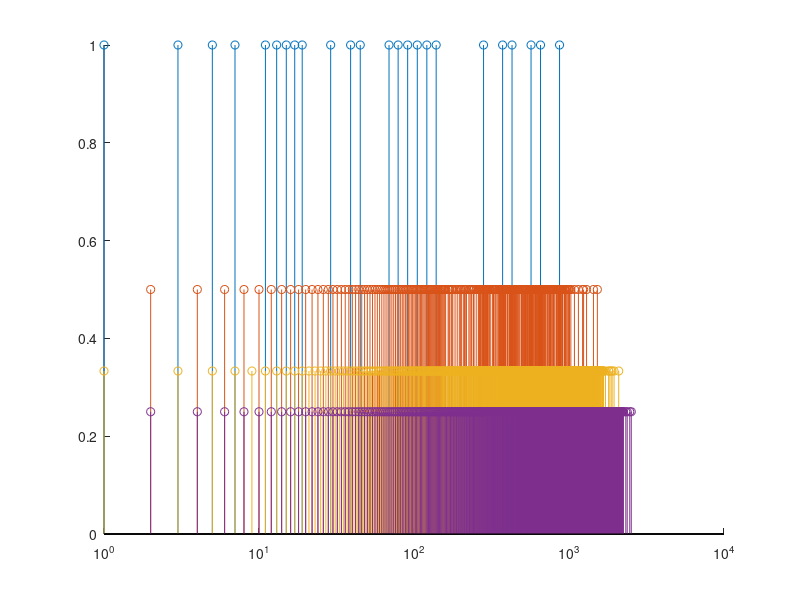

MATLAB code for this plot:
w = unique(round(logspace(log10(1),log10(1000),50)));
w = w(mod(w,2)~=0);

makeNLinCombo = @(w, ord) unique(sum(combnk(unique([w(:); -w(:)].'), ord),2));
plotStems = @(w,ord,varargin) stem(w(w>0), 1/ord*ones(size(w(w>0))), 'DisplayName',num2str(ord), varargin{:});

w1 = makeNLinCombo(w, 1);
w2 = makeNLinCombo(w, 2);
w3 = makeNLinCombo(w, 3);
w4 = makeNLinCombo(w, 4);

%%
figure; hold all;
plotStems(w1, 1);
plotStems(w2, 2);
plotStems(w3, 3);
plotStems(w4, 4);
set(gca,'XScale','log')
